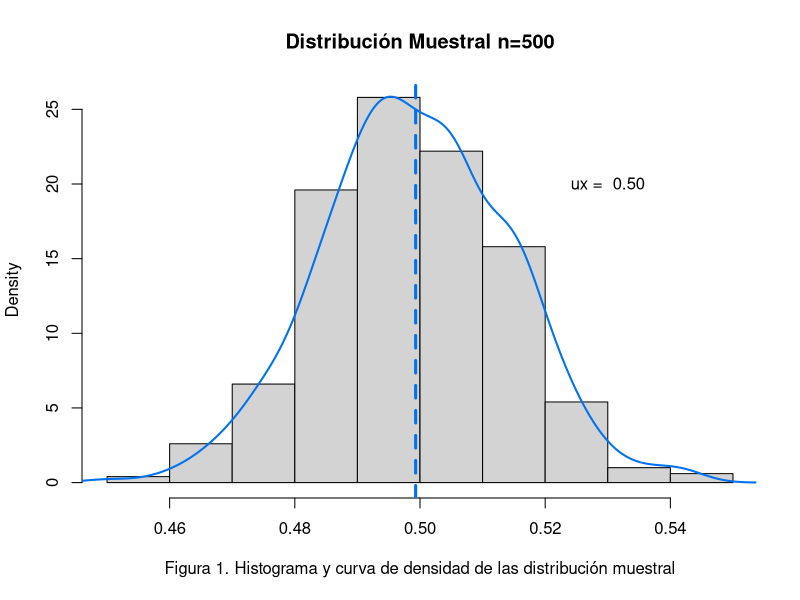
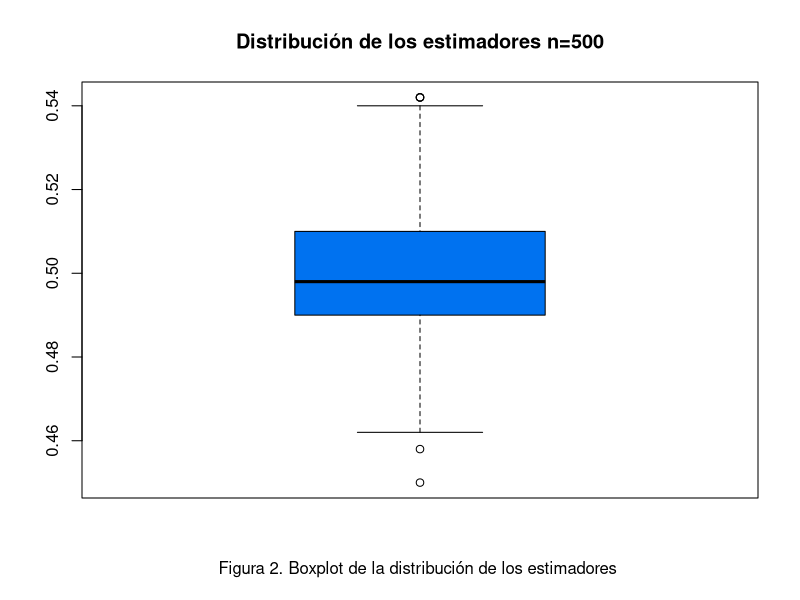
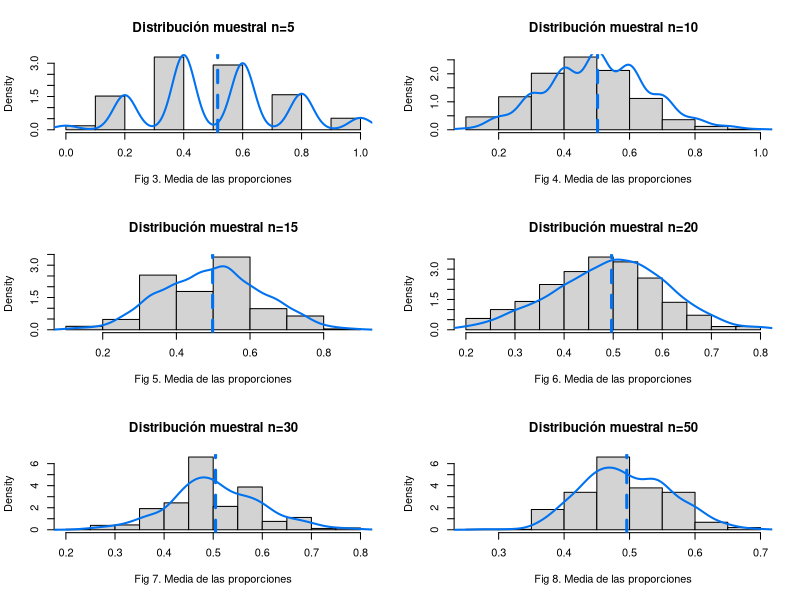
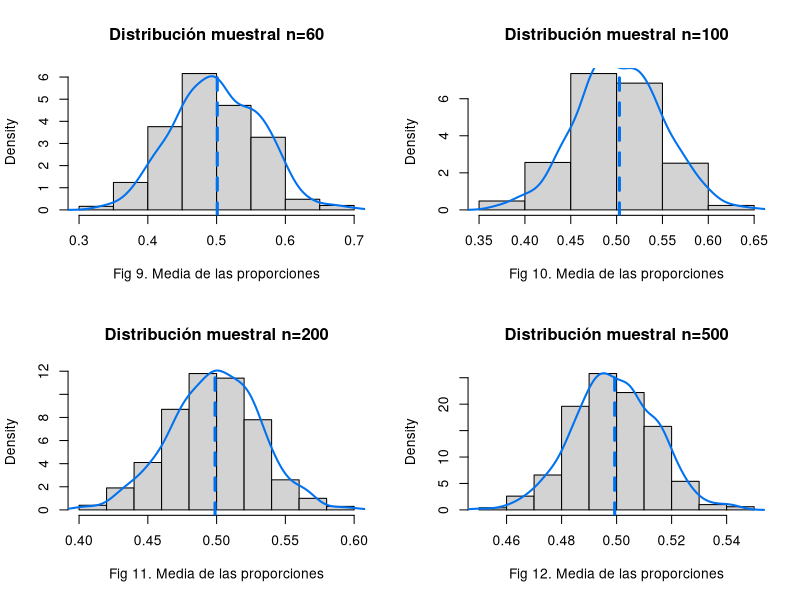
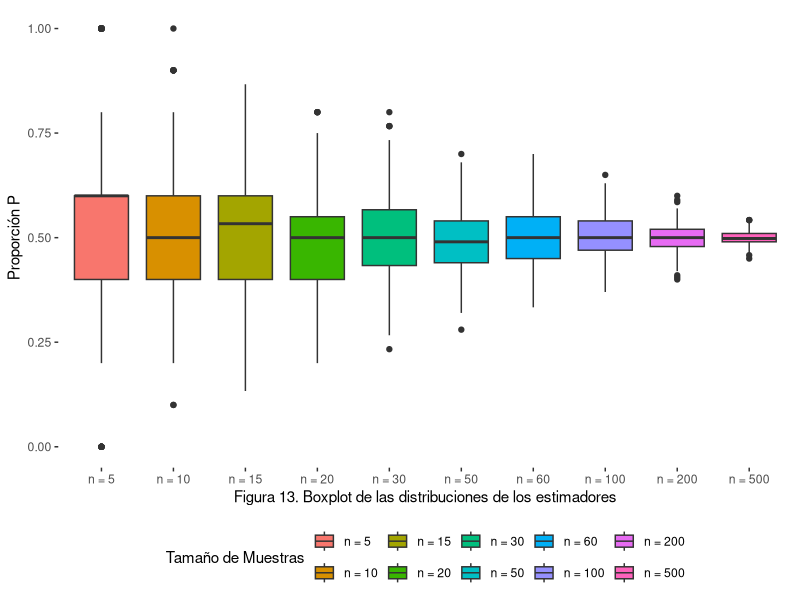
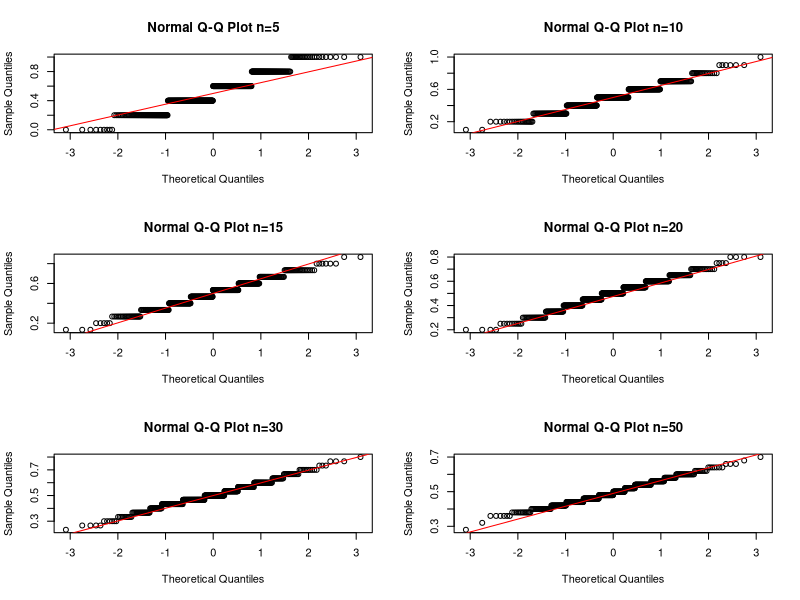
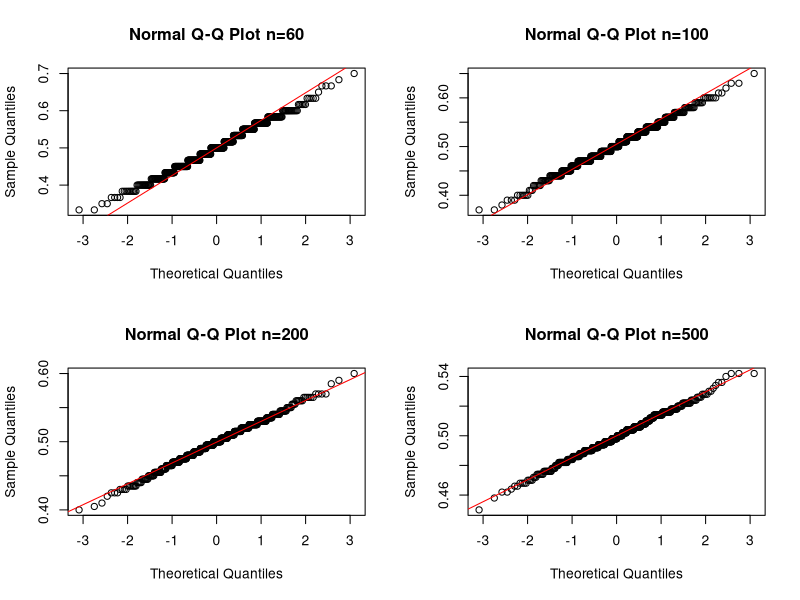
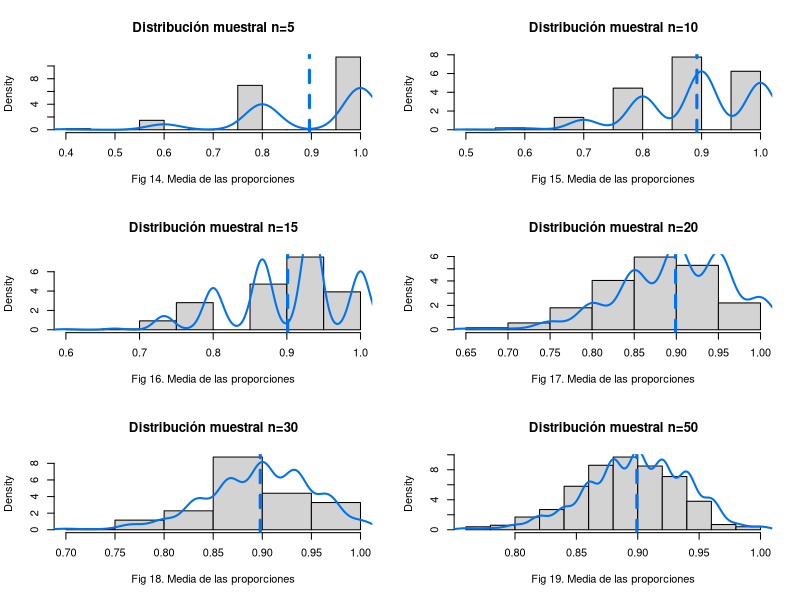

Here is the R script that generated these plots, in order:
## ---- chunk 1
library(ggplot2)
library(dplyr)
library(formattable)
## ---- chunk 2
# especificando semilla
set.seed(138)

# Población
pob <- 1000

# número de simulaciones
nsim <- 500

# tamaños de las muestras
muestra_vect <- c(5,10,15,20,30,50,60,100,200,500) 

muestras_chr <- c("n = 5","n = 10","n = 15","n = 20","n = 30","n = 50","n = 60",
                  "n = 100","n = 200","n = 500")


# porcentaje de plantas enfermas 500=0.5 ; 900=0.9 ; 100=0.1
p <- c(500,900,100) 

# variables de almacenamiento de los resultados de cada simulación
sim_pob <- list()
med_sim <- vector(length=nsim)
lista_med <- list() # lista de estimadores con población del 50% de plantas enfermas
lista_alt <- list() # lista de estimadores con población del 90% de plantas enfermas
lista_baj <- list() # lista de estimadores con población del 10% de plantas enfermas
repetidor <- vector()
## ---- chunk 3
# generando población de plantas enfermas 50% ; 90% ; 10%
for (i in 1:3) {
  repetidor <- rep(c(1,0),times=c(p[i],pob-p[i]))
  sim_pob[[i]] <- repetidor
}
## ---- chunk 4
# genera la muestra
muestra <- function(poblacion,n){
  return(sample(poblacion,n))
}

# calculó del estimador de cada una de las muestras

for (i in 1:3) {
  for (j in 1:10) {
    for (z in 1:nsim) {
      x <- muestra(sim_pob[[i]],muestra_vect[j])
      med_sim[z] <- mean(x)
      
    }
    if(i==1){
      lista_med[[j]] <- med_sim
    } else if (i==2) {
      lista_alt[[j]] <- med_sim
    } else {
      lista_baj[[j]] <- med_sim
    }
  }
}

## ---- chunk 5

hist(lista_med[[10]],main="Distribución Muestral n=500",xlab="Figura 1. Histograma y curva de densidad de las distribución muestral",prob = TRUE)
var_media <- mean(lista_med[[10]])
var_media <- formattable::comma(var_media,digits=2)
chr_media <- as.character(var_media)
chr_media <- paste("ux = ",chr_media)
d <- density(lista_med[[10]])
abline(v=var_media,col="#0072F0",lwd = 3, lty = 2:3)
lines(d,col="#0072F0",lwd=2)
text(0.53, 20, chr_media)

## ---- chunk 6
boxplot(lista_med[[10]],main="Distribución de los estimadores n=500", xlab = "Figura 2. Boxplot de la distribución de los estimadores ", col = "#0072F0", horizontal = FALSE)
## ---- chunk 7
df_case1 <- data.frame("muestras"=c("n=500")); df_case1$media <- mean(lista_med[[10]]) ; df_case1$varianza <- var(lista_med[[10]])
df_case1
## ---- chunk 8
par(mfrow=c(3,2))
hist(lista_med[[1]],main="Distribución muestral n=5",xlab="Fig 3. Media de las proporciones",prob = TRUE)
d1 <- density(lista_med[[1]])
m1 <- mean(lista_med[[1]])
v1 <- var(lista_med[[1]])
abline(v=m1,col="#0072F0",lwd = 3, lty = 2:3)
lines(d1,col="#0072F0",lwd=2)
hist(lista_med[[2]],main="Distribución muestral n=10",xlab="Fig 4. Media de las proporciones",prob = TRUE)
d2 <- density(lista_med[[2]])
m2 <- mean(lista_med[[2]])
v2 <- var(lista_med[[2]])
abline(v=m2,col="#0072F0",lwd = 3, lty = 2:3)
lines(d2,col="#0072F0",lwd=2)
hist(lista_med[[3]],main="Distribución muestral n=15",xlab="Fig 5. Media de las proporciones",prob = TRUE)
d3 <- density(lista_med[[3]])
m3 <- mean(lista_med[[3]])
v3 <- var(lista_med[[3]])
abline(v=m3,col="#0072F0",lwd = 3, lty = 2:3)
lines(d3,col="#0072F0",lwd=2)
hist(lista_med[[4]],main="Distribución muestral n=20",xlab="Fig 6. Media de las proporciones",prob = TRUE)
d4 <- density(lista_med[[4]])
m4 <- mean(lista_med[[4]])
v4 <- var(lista_med[[4]])
abline(v=m4,col="#0072F0",lwd = 3, lty = 2:3)
lines(d4,col="#0072F0",lwd=2)
hist(lista_med[[5]],main="Distribución muestral n=30",xlab="Fig 7. Media de las proporciones",prob = TRUE)
d5 <- density(lista_med[[5]])
m5 <- mean(lista_med[[5]])
v5 <- var(lista_med[[5]])
abline(v=m5,col="#0072F0",lwd = 3, lty = 2:3)
lines(d5,col="#0072F0",lwd=2)
hist(lista_med[[6]],main="Distribución muestral n=50",xlab="Fig 8. Media de las proporciones",prob = TRUE)
d6 <- density(lista_med[[6]])
m6 <- mean(lista_med[[6]])
v6 <- var(lista_med[[6]])
abline(v=m6,col="#0072F0",lwd = 3, lty = 2:3)
lines(d6,col="#0072F0",lwd=2)
par(mfrow=c(2,2))
hist(lista_med[[7]],main="Distribución muestral n=60",xlab="Fig 9. Media de las proporciones",prob = TRUE)
d7 <- density(lista_med[[7]])
m7 <- mean(lista_med[[7]])
v7 <- var(lista_med[[7]])
abline(v=m7,col="#0072F0",lwd = 3, lty = 2:3)
lines(d7,col="#0072F0",lwd=2)
hist(lista_med[[8]],main="Distribución muestral n=100",xlab="Fig 10. Media de las proporciones",prob = TRUE)
d8 <- density(lista_med[[8]])
m8 <- mean(lista_med[[8]])
v8 <- var(lista_med[[8]])
abline(v=m8,col="#0072F0",lwd = 3, lty = 2:3)
lines(d8,col="#0072F0",lwd=2)
hist(lista_med[[9]],main="Distribución muestral n=200",xlab="Fig 11. Media de las proporciones",prob = TRUE)
d9 <- density(lista_med[[9]])
m9 <- mean(lista_med[[9]])
v9 <- var(lista_med[[9]])
abline(v=m9,col="#0072F0",lwd = 3, lty = 2:3)
lines(d9,col="#0072F0",lwd=2)
hist(lista_med[[10]],main="Distribución muestral n=500",xlab="Fig 12. Media de las proporciones",prob = TRUE)
d10 <- density(lista_med[[10]])
m10 <- mean(lista_med[[10]])
v10 <- var(lista_med[[10]])
abline(v=m10,col="#0072F0",lwd = 3, lty = 2:3)
lines(d10,col="#0072F0",lwd=2)

list_m <- c(m1,m2,m3,m4,m5,m6,m7,m8,m9,m10)
list_v <- c(v1,v2,v3,v4,v5,v6,v7,v8,v9,v10)

## ---- chunk 9
df_mmed <- data.frame("muestras"=muestras_chr); df_mmed$media <- list_m ; df_mmed$varianza <- list_v
df_mmed
## ---- chunk 10
list_df <- list()

for (i in 1:10) {
  df <- data.frame("proporcion"=lista_med[[i]])
  tma_muestra <- as.character(muestra_vect[i])
  tma_muestra <- paste("n =",tma_muestra)
  df$muestra <- tma_muestra
  list_df[[i]] <- df
}

df_total <- bind_rows(list_df[[1]],list_df[[2]],list_df[[3]],list_df[[4]],list_df[[5]],list_df[[6]],list_df[[7]],list_df[[8]],list_df[[9]],list_df[[10]])
## ---- chunk 11

df_total$muestra <- factor(df_total$muestra,c("n = 5","n = 10","n = 15","n = 20","n = 30","n = 50","n = 60","n = 100","n = 200","n = 500"))

ggplot(df_total,aes(x=muestra,y=proporcion,fill=muestra))+
  geom_boxplot()+
  theme(legend.position = 'bottom')+
  theme(panel.background = element_blank(),
        panel.grid.major = element_blank(),
        panel.grid.minor = element_blank())+
  labs(x='Figura 13. Boxplot de las distribuciones de los estimadores',y='Proporción P',fill='Tamaño de Muestras')
## ---- chunk 12
shpn1 <- shapiro.test(lista_med[[1]]) ; shpn1 <- shpn1$p.value ;shpn1 <- formattable::comma(shpn1,digits=2)
shpn2 <- shapiro.test(lista_med[[2]]) ; shpn2 <- shpn2$p.value ; shpn2 <- formattable::comma(shpn2,digits=2)
shpn3 <- shapiro.test(lista_med[[3]]); shpn3 <- shpn3$p.value; shpn3 <- formattable::comma(shpn3,digits=2)
shpn4 <- shapiro.test(lista_med[[4]]); shpn4 <- shpn4$p.value; shpn4 <- formattable::comma(shpn4,digits=2)
shpn5 <- shapiro.test(lista_med[[5]]); shpn5 <- shpn5$p.value; shpn5 <- formattable::comma(shpn5,digits=2)
shpn6 <- shapiro.test(lista_med[[6]]); shpn6 <- shpn6$p.value; shpn6 <- formattable::comma(shpn6,digits=2)
shpn7 <- shapiro.test(lista_med[[7]]); shpn7 <- shpn7$p.value; shpn7 <- formattable::comma(shpn7,digits=2)
shpn8 <- shapiro.test(lista_med[[8]]); shpn8 <- shpn8$p.value; shpn8 <- formattable::comma(shpn8,digits=2)
shpn9 <- shapiro.test(lista_med[[9]]); shpn9 <- shpn9$p.value; shpn9 <- formattable::comma(shpn9,digits=2)
shpn10 <- shapiro.test(lista_med[[10]]); shpn10 <- shpn10$p.value; shpn10 <- formattable::comma(shpn10,digits=2)
shp_med <- c(shpn1,shpn2,shpn3,shpn4,shpn5,shpn6,shpn7,shpn8,shpn9,shpn10)

df_medshp <- data.frame("muestras"=muestras_chr); df_medshp$shapiro <- shp_med
df_medshp

## ---- chunk 13
par(mfrow=c(3,2))
qqnorm(lista_med[[1]],main="Normal Q-Q Plot n=5"); qqline(lista_med[[1]],col="red")
qqnorm(lista_med[[2]],main="Normal Q-Q Plot n=10"); qqline(lista_med[[2]],col="red")
qqnorm(lista_med[[3]],main="Normal Q-Q Plot n=15"); qqline(lista_med[[3]],col="red")
qqnorm(lista_med[[4]],main="Normal Q-Q Plot n=20"); qqline(lista_med[[4]],col="red")
qqnorm(lista_med[[5]],main="Normal Q-Q Plot n=30"); qqline(lista_med[[5]],col="red")
qqnorm(lista_med[[6]],main="Normal Q-Q Plot n=50"); qqline(lista_med[[6]],col="red")
par(mfrow=c(2,2))
qqnorm(lista_med[[7]],main="Normal Q-Q Plot n=60"); qqline(lista_med[[7]],col="red")
qqnorm(lista_med[[8]],main="Normal Q-Q Plot n=100"); qqline(lista_med[[8]],col="red")
qqnorm(lista_med[[9]],main="Normal Q-Q Plot n=200"); qqline(lista_med[[9]],col="red")
qqnorm(lista_med[[10]],main="Normal Q-Q Plot n=500"); qqline(lista_med[[10]],col="red")
## ---- chunk 14
par(mfrow=c(3,2))
hist(lista_alt[[1]],main="Distribución muestral n=5",xlab="Fig 14. Media de las proporciones",prob = TRUE)
da1 <- density(lista_alt[[1]])
ma1 <- mean(lista_alt[[1]])
va1 <- var(lista_alt[[1]])
abline(v=ma1,col="#0072F0",lwd = 3, lty = 2:3)
lines(da1,col="#0072F0",lwd=2)
hist(lista_alt[[2]],main="Distribución muestral n=10",xlab="Fig 15. Media de las proporciones",prob = TRUE)
da2 <- density(lista_alt[[2]])
ma2 <- mean(lista_alt[[2]])
va2 <- var(lista_alt[[2]])
abline(v=ma2,col="#0072F0",lwd = 3, lty = 2:3)
lines(da2,col="#0072F0",lwd=2)
hist(lista_alt[[3]],main="Distribución muestral n=15",xlab="Fig 16. Media de las proporciones",prob = TRUE)
da3 <- density(lista_alt[[3]])
ma3 <- mean(lista_alt[[3]])
va3 <- var(lista_alt[[3]])
abline(v=ma3,col="#0072F0",lwd = 3, lty = 2:3)
lines(da3,col="#0072F0",lwd=2)
hist(lista_alt[[4]],main="Distribución muestral n=20",xlab="Fig 17. Media de las proporciones",prob = TRUE)
da4 <- density(lista_alt[[4]])
ma4 <- mean(lista_alt[[4]])
va4 <- var(lista_alt[[4]])
abline(v=ma4,col="#0072F0",lwd = 3, lty = 2:3)
lines(da4,col="#0072F0",lwd=2)
hist(lista_alt[[5]],main="Distribución muestral n=30",xlab="Fig 18. Media de las proporciones",prob = TRUE)
da5 <- density(lista_alt[[5]])
ma5 <- mean(lista_alt[[5]])
va5 <- var(lista_alt[[5]])
abline(v=ma5,col="#0072F0",lwd = 3, lty = 2:3)
lines(da5,col="#0072F0",lwd=2)
hist(lista_alt[[6]],main="Distribución muestral n=50",xlab="Fig 19. Media de las proporciones",prob = TRUE)
da6 <- density(lista_alt[[6]])
ma6 <- mean(lista_alt[[6]])
va6 <- var(lista_alt[[6]])
abline(v=ma6,col="#0072F0",lwd = 3, lty = 2:3)
lines(da6,col="#0072F0",lwd=2)
par(mfrow=c(2,2))
hist(lista_alt[[7]],main="Distribución muestral n=60",xlab="Fig 20. Media de las proporciones",prob = TRUE)
da7 <- density(lista_alt[[7]])
ma7 <- mean(lista_alt[[7]])
va7 <- var(lista_alt[[7]])
abline(v=ma7,col="#0072F0",lwd = 3, lty = 2:3)
lines(da7,col="#0072F0",lwd=2)
hist(lista_alt[[8]],main="Distribución muestral n=100",xlab="Fig 21. Media de las proporciones",prob = TRUE)
da8 <- density(lista_alt[[8]])
ma8 <- mean(lista_alt[[8]])
va8 <- var(lista_alt[[8]])
abline(v=ma8,col="#0072F0",lwd = 3, lty = 2:3)
lines(da8,col="#0072F0",lwd=2)
hist(lista_alt[[9]],main="Distribución muestral n=200",xlab="Fig 22. Media de las proporciones",prob = TRUE)
da9 <- density(lista_alt[[9]])
ma9 <- mean(lista_alt[[9]])
va9 <- var(lista_alt[[9]])
abline(v=ma9,col="#0072F0",lwd = 3, lty = 2:3)
lines(da9,col="#0072F0",lwd=2)
hist(lista_alt[[10]],main="Distribución muestral n=500",xlab="Fig 23. Media de las proporciones",prob = TRUE)
da10 <- density(lista_alt[[10]])
ma10 <- mean(lista_alt[[10]])
va10 <- var(lista_alt[[10]])
abline(v=ma10,col="#0072F0",lwd = 3, lty = 2:3)
lines(da10,col="#0072F0",lwd=2)

list_ma <- c(ma1,ma2,ma3,ma4,ma5,ma6,ma7,ma8,ma9,ma10)
list_va <- c(va1,va2,va3,va4,va5,va6,va7,va8,va9,va10)

## ---- chunk 15
df_malt <- data.frame("muestras"=muestras_chr); df_malt$media <- list_ma ; df_malt$varianza <- list_va
df_malt
## ---- chunk 16
list_df_alt <- list()

for (i in 1:10) {
  df_alt <- data.frame("proporcion"=lista_alt[[i]])
  tma_muestra_alt <- as.character(muestra_vect[i])
  tma_muestra_alt <- paste("n =",tma_muestra_alt)
  df_alt$muestra <- tma_muestra_alt
  list_df_alt[[i]] <- df_alt
}

df_total_alt <- bind_rows(list_df_alt[[1]],list_df_alt[[2]],list_df_alt[[3]],list_df_alt[[4]],list_df_alt[[5]],list_df_alt[[6]],list_df_alt[[7]],list_df_alt[[8]],list_df_alt[[9]],list_df_alt[[10]])
## ---- chunk 17

df_total_alt$muestra <- factor(df_total_alt$muestra,c("n = 5","n = 10","n = 15","n = 20","n = 30","n = 50","n = 60","n = 100","n = 200","n = 500"))

ggplot(df_total_alt,aes(x=muestra,y=proporcion,fill=muestra))+
  geom_boxplot()+
  theme(legend.position = 'bottom')+
  theme(panel.background = element_blank(),
        panel.grid.major = element_blank(),
        panel.grid.minor = element_blank())+
  labs(x='Figura 24. Boxplot de las distribuciones de los estimadores',y='Proporción P',fill='Tamaño de Muestras')
## ---- chunk 18
shpna1 <- shapiro.test(lista_alt[[1]]) ; shpna1 <- shpna1$p.value ;shpna1 <- formattable::comma(shpna1,digits=2)
shpna2 <- shapiro.test(lista_alt[[2]]) ; shpna2 <- shpna2$p.value ; shpna2 <- formattable::comma(shpna2,digits=2)
shpna3 <- shapiro.test(lista_alt[[3]]); shpna3 <- shpna3$p.value; shpna3 <- formattable::comma(shpna3,digits=2)
shpna4 <- shapiro.test(lista_alt[[4]]); shpna4 <- shpna4$p.value; shpna4 <- formattable::comma(shpna4,digits=2)
shpna5 <- shapiro.test(lista_alt[[5]]); shpna5 <- shpna5$p.value; shpna5 <- formattable::comma(shpna5,digits=2)
shpna6 <- shapiro.test(lista_alt[[6]]); shpna6 <- shpna6$p.value; shpna6 <- formattable::comma(shpna6,digits=2)
shpna7 <- shapiro.test(lista_alt[[7]]); shpna7 <- shpna7$p.value; shpna7 <- formattable::comma(shpna7,digits=2)
shpna8 <- shapiro.test(lista_alt[[8]]); shpna8 <- shpna8$p.value; shpna8 <- formattable::comma(shpna8,digits=2)
shpna9 <- shapiro.test(lista_alt[[9]]); shpna9 <- shpna9$p.value; shpna9 <- formattable::comma(shpna9,digits=2)
shpna10 <- shapiro.test(lista_alt[[10]]); shpna10 <- shpna10$p.value; shpna10 <- formattable::comma(shpna10,digits=2)
shp_alt <- c(shpna1,shpna2,shpna3,shpna4,shpna5,shpna6,shpna7,shpna8,shpna9,shpna10)

df_altshp <- data.frame("muestras"=muestras_chr); df_altshp$shapiro <- shp_alt
df_altshp

## ---- chunk 19
par(mfrow=c(3,2))
qqnorm(lista_alt[[1]],main="Normal Q-Q Plot n=5"); qqline(lista_alt[[1]],col="red")
qqnorm(lista_alt[[2]],main="Normal Q-Q Plot n=10"); qqline(lista_alt[[2]],col="red")
qqnorm(lista_alt[[3]],main="Normal Q-Q Plot n=15"); qqline(lista_alt[[3]],col="red")
qqnorm(lista_alt[[4]],main="Normal Q-Q Plot n=20"); qqline(lista_alt[[4]],col="red")
qqnorm(lista_alt[[5]],main="Normal Q-Q Plot n=30"); qqline(lista_alt[[5]],col="red")
qqnorm(lista_alt[[6]],main="Normal Q-Q Plot n=50"); qqline(lista_alt[[6]],col="red")
par(mfrow=c(2,2))
qqnorm(lista_alt[[7]],main="Normal Q-Q Plot n=60"); qqline(lista_alt[[7]],col="red")
qqnorm(lista_alt[[8]],main="Normal Q-Q Plot n=100"); qqline(lista_alt[[8]],col="red")
qqnorm(lista_alt[[9]],main="Normal Q-Q Plot n=200"); qqline(lista_alt[[9]],col="red")
qqnorm(lista_alt[[10]],main="Normal Q-Q Plot n=500"); qqline(lista_alt[[10]],col="red")
## ---- chunk 20
par(mfrow=c(3,2))
hist(lista_baj[[1]],main="Distribución muestral n=5",xlab="Fig 25. Media de las proporciones",prob = TRUE)
db1 <- density(lista_baj[[1]])
mb1 <- mean(lista_baj[[1]])
vb1 <- var(lista_baj[[1]])
abline(v=mb1,col="#0072F0",lwd = 3, lty = 2:3)
lines(db1,col="#0072F0",lwd=2)
hist(lista_baj[[2]],main="Distribución muestral n=10",xlab="Fig 26. Media de las proporciones",prob = TRUE)
db2 <- density(lista_baj[[2]])
mb2 <- mean(lista_baj[[2]])
vb2 <- var(lista_baj[[2]])
abline(v=mb2,col="#0072F0",lwd = 3, lty = 2:3)
lines(db2,col="#0072F0",lwd=2)
hist(lista_baj[[3]],main="Distribución muestral n=15",xlab="Fig 27. Media de las proporciones",prob = TRUE)
db3 <- density(lista_baj[[3]])
mb3 <- mean(lista_baj[[3]])
vb3 <- var(lista_baj[[3]])
abline(v=mb3,col="#0072F0",lwd = 3, lty = 2:3)
lines(db3,col="#0072F0",lwd=2)
hist(lista_baj[[4]],main="Distribución muestral n=20",xlab="Fig 28. Media de las proporciones",prob = TRUE)
db4 <- density(lista_baj[[4]])
mb4 <- mean(lista_baj[[4]])
vb4 <- var(lista_baj[[4]])
abline(v=mb4,col="#0072F0",lwd = 3, lty = 2:3)
lines(db4,col="#0072F0",lwd=2)
hist(lista_baj[[5]],main="Distribución muestral n=30",xlab="Fig 29. Media de las proporciones",prob = TRUE)
db5 <- density(lista_baj[[5]])
mb5 <- mean(lista_baj[[5]])
vb5 <- var(lista_baj[[5]])
abline(v=mb5,col="#0072F0",lwd = 3, lty = 2:3)
lines(db5,col="#0072F0",lwd=2)
hist(lista_baj[[6]],main="Distribución muestral n=50",xlab="Fig 30. Media de las proporciones",prob = TRUE)
db6 <- density(lista_baj[[6]])
mb6 <- mean(lista_baj[[6]])
vb6 <- var(lista_baj[[6]])
abline(v=mb6,col="#0072F0",lwd = 3, lty = 2:3)
lines(db6,col="#0072F0",lwd=2)
par(mfrow=c(2,2))
hist(lista_baj[[7]],main="Distribución muestral n=60",xlab="Fig 31. Media de las proporciones",prob = TRUE)
db7 <- density(lista_baj[[7]])
mb7 <- mean(lista_baj[[7]])
vb7 <- var(lista_baj[[7]])
abline(v=mb7,col="#0072F0",lwd = 3, lty = 2:3)
lines(db7,col="#0072F0",lwd=2)
hist(lista_baj[[8]],main="Distribución muestral n=100",xlab="Fig 32. Media de las proporciones",prob = TRUE)
db8 <- density(lista_baj[[8]])
mb8 <- mean(lista_baj[[8]])
vb8 <- var(lista_baj[[8]])
abline(v=mb8,col="#0072F0",lwd = 3, lty = 2:3)
lines(db8,col="#0072F0",lwd=2)
hist(lista_baj[[9]],main="Distribución muestral n=200",xlab="Fig 33. Media de las proporciones",prob = TRUE)
db9 <- density(lista_baj[[9]])
mb9 <- mean(lista_baj[[9]])
vb9 <- var(lista_baj[[9]])
abline(v=mb9,col="#0072F0",lwd = 3, lty = 2:3)
lines(db9,col="#0072F0",lwd=2)
hist(lista_baj[[10]],main="Distribución muestral n=500",xlab="Fig 34. Media de las proporciones",prob = TRUE)
db10 <- density(lista_baj[[10]])
mb10 <- mean(lista_baj[[10]])
vb10 <- var(lista_baj[[10]])
abline(v=mb10,col="#0072F0",lwd = 3, lty = 2:3)
lines(db10,col="#0072F0",lwd=2)

list_mb <- c(mb1,mb2,mb3,mb4,mb5,mb6,mb7,mb8,mb9,mb10)
list_vb <- c(vb1,vb2,vb3,vb4,vb5,vb6,vb7,vb8,vb9,vb10)

## ---- chunk 21
df_mbaj <- data.frame("muestras"=muestras_chr); df_mbaj$media <- list_mb ; df_mbaj$varianza <- list_vb
df_mbaj
## ---- chunk 22
list_df_baj <- list()

for (i in 1:10) {
  df_baj <- data.frame("proporcion"=lista_baj[[i]])
  tma_muestra_baj <- as.character(muestra_vect[i])
  tma_muestra_baj <- paste("n =",tma_muestra_baj)
  df_baj$muestra <- tma_muestra_baj
  list_df_baj[[i]] <- df_baj
}

df_total_baj <- bind_rows(list_df_baj[[1]],list_df_baj[[2]],list_df_baj[[3]],list_df_baj[[4]],list_df_baj[[5]],list_df_baj[[6]],list_df_baj[[7]],list_df_baj[[8]],list_df_baj[[9]],list_df_baj[[10]])
## ---- chunk 23

df_total_baj$muestra <- factor(df_total_baj$muestra,c("n = 5","n = 10","n = 15","n = 20","n = 30","n = 50","n = 60","n = 100","n = 200","n = 500"))

ggplot(df_total_baj,aes(x=muestra,y=proporcion,fill=muestra))+
  geom_boxplot()+
  theme(legend.position = 'bottom')+
  theme(panel.background = element_blank(),
        panel.grid.major = element_blank(),
        panel.grid.minor = element_blank())+
  labs(x='Figura 35. Boxplot de las distribuciones de los estimadores',y='Proporción P',fill='Tamaño de Muestras')
## ---- chunk 24
shpnb1 <- shapiro.test(lista_baj[[1]]) ; shpnb1 <- shpnb1$p.value ;shpnb1 <- formattable::comma(shpnb1,digits=2)
shpnb2 <- shapiro.test(lista_baj[[2]]) ; shpnb2 <- shpnb2$p.value ; shpnb2 <- formattable::comma(shpnb2,digits=2)
shpnb3 <- shapiro.test(lista_baj[[3]]); shpnb3 <- shpnb3$p.value; shpnb3 <- formattable::comma(shpnb3,digits=2)
shpnb4 <- shapiro.test(lista_baj[[4]]); shpnb4 <- shpnb4$p.value; shpnb4 <- formattable::comma(shpnb4,digits=2)
shpnb5 <- shapiro.test(lista_baj[[5]]); shpnb5 <- shpnb5$p.value; shpnb5 <- formattable::comma(shpnb5,digits=2)
shpnb6 <- shapiro.test(lista_baj[[6]]); shpnb6 <- shpnb6$p.value; shpnb6 <- formattable::comma(shpnb6,digits=2)
shpnb7 <- shapiro.test(lista_baj[[7]]); shpnb7 <- shpnb7$p.value; shpnb7 <- formattable::comma(shpnb7,digits=2)
shpnb8 <- shapiro.test(lista_baj[[8]]); shpnb8 <- shpnb8$p.value; shpnb8 <- formattable::comma(shpnb8,digits=2)
shpnb9 <- shapiro.test(lista_baj[[9]]); shpnb9 <- shpnb9$p.value; shpnb9 <- formattable::comma(shpnb9,digits=2)
shpnb10 <- shapiro.test(lista_baj[[10]]); shpnb10 <- shpnb10$p.value; shpnb10 <- formattable::comma(shpnb10,digits=2)
shp_baj <- c(shpnb1,shpnb2,shpnb3,shpnb4,shpnb5,shpnb6,shpnb7,shpnb8,shpnb9,shpnb10)

df_bajshp <- data.frame("muestras"=muestras_chr); df_bajshp$shapiro <- shp_baj
df_bajshp

## ---- chunk 25
par(mfrow=c(3,2))
qqnorm(lista_baj[[1]],main="Normal Q-Q Plot n=5"); qqline(lista_baj[[1]],col="red")
qqnorm(lista_baj[[2]],main="Normal Q-Q Plot n=10"); qqline(lista_baj[[2]],col="red")
qqnorm(lista_baj[[3]],main="Normal Q-Q Plot n=15"); qqline(lista_baj[[3]],col="red")
qqnorm(lista_baj[[4]],main="Normal Q-Q Plot n=20"); qqline(lista_baj[[4]],col="red")
qqnorm(lista_baj[[5]],main="Normal Q-Q Plot n=30"); qqline(lista_baj[[5]],col="red")
qqnorm(lista_baj[[6]],main="Normal Q-Q Plot n=50"); qqline(lista_baj[[6]],col="red")
par(mfrow=c(2,2))
qqnorm(lista_baj[[7]],main="Normal Q-Q Plot n=60"); qqline(lista_baj[[7]],col="red")
qqnorm(lista_baj[[8]],main="Normal Q-Q Plot n=100"); qqline(lista_baj[[8]],col="red")
qqnorm(lista_baj[[9]],main="Normal Q-Q Plot n=200"); qqline(lista_baj[[9]],col="red")
qqnorm(lista_baj[[10]],main="Normal Q-Q Plot n=500"); qqline(lista_baj[[10]],col="red")
